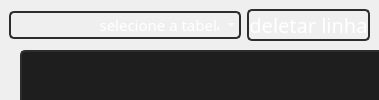
         <widget class="QWidget" name="pagina_database">
          <layout class="QVBoxLayout" name="verticalLayout_10">
           <property name="spacing">
            <number>0</number>
           </property>
           <property name="leftMargin">
            <number>0</number>
           </property>
           <property name="topMargin">
            <number>0</number>
           </property>
           <property name="rightMargin">
            <number>0</number>
           </property>
           <property name="bottomMargin">
            <number>0</number>
           </property>
           <item>
            <widget class="QFrame" name="frame_botoes_database">
             <property name="maximumSize">
              <size>
               <width>16777215</width>
               <height>50</height>
              </size>
             </property>
             <property name="frameShape">
              <enum>QFrame::NoFrame</enum>
             </property>
             <property name="frameShadow">
              <enum>QFrame::Raised</enum>
             </property>
             <layout class="QHBoxLayout" name="horizontalLayout_6">
              <item>
               <widget class="QComboBox" name="comboBox_seleciona_tabela">
                <property name="styleSheet">
                 <string notr="true">QComboBox {
background-color:transparent;
	background-repeat: no-repeat;
	background-position: center;
	border: 2px solid rgb(45,45,45);
border-radius: 5px;
	color: rgb(255, 255, 255);
	font: 15px SegoeUIl, bold;
}
QComboBox:hover {
	background-color: rgb(120,0,0);
}
QComboBox:pressed {
	background-color: rgb(120,0,0);
}</string>
                </property>
                <item>
                 <property name="text">
                  <string>                      selecione a tabela</string>
                 </property>
                </item>
               </widget>
              </item>
              <item>
               <widget class="QPushButton" name="botao_deletar_linha">
                <property name="styleSheet">
                 <string notr="true">QPushButton {
	background-color:transparent;
	background-repeat: no-repeat;
	background-position: center;
	border: 2px solid rgb(45,45,45);
border-radius: 5px;
	color: rgb(255, 255, 255);
	font: 20px SegoeUIl, bold;
}
QPushButton:hover {
	background-color: rgb(120,0,0);
}
QPushButton:pressed {
	background-color: rgb(120,0,0);
}</string>
                </property>
                <property name="text">
                 <string>deletar linha</string>
                </property>
               </widget>
              </item>
             </layout>
            </widget>
           </item>
           <item>
            <widget class="QFrame" name="frame_tabela_database">
             <property name="frameShape">
              <enum>QFrame::NoFrame</enum>
             </property>
             <property name="frameShadow">
              <enum>QFrame::Raised</enum>
             </property>
             <widget class="QTableView" name="tabela_dados_db">
              <property name="geometry">
               <rect>
                <x>20</x>
                <y>0</y>
                <width>741</width>
                <height>482</height>
               </rect>
              </property>
              <property name="styleSheet">
               <string notr="true">QHeaderView {
background: rgb(30, 30, 30);
}
QHeaderView::section{
	color: rgb(255, 255, 255);
background: rgb(35,35,35);
}
QTableCornerButton::section{
background: rgb(35,35,35);
}
QHeaderView::section:pressed{
background: rgb(120,0,0);
}
QTableCornerButton::section:pressed{
background: rgb(120,0,0);
}



QTableView{
border: 2px solid rgb(45,45,45);
border-radius: 5px;
padding: 10px;
background-color: rgb(30,30,30);
	color: rgb(203, 203, 203);
font: 15px Segoe UI, bold;
}
QTableView:hover{
border: 2px solid rgb(55,55,55);
}
QTableView:focus{
border: 2px solid  rgb(120,0,0);
	color: rgb(120,0,0);
}
* { gridline-color: gray }</string>
              </property>
              <property name="frameShape">
               <enum>QFrame::NoFrame</enum>
              </property>
              <property name="gridStyle">
               <enum>Qt::SolidLine</enum>
              </property>
              <attribute name="horizontalHeaderDefaultSectionSize">
               <number>150</number>
              </attribute>
             </widget>
            </widget>
           </item>
          </layout>
         </widget>
